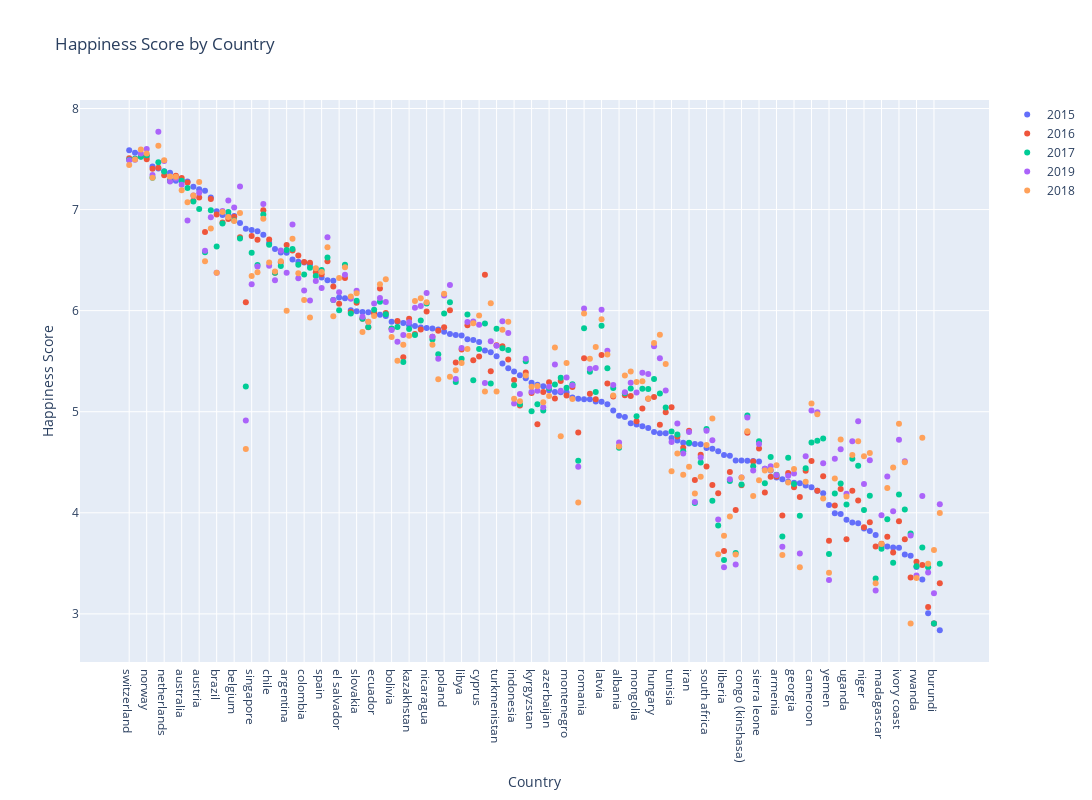

The notebook cell saved with this chart:
### Code cell
fig = go.Figure()
fig.add_trace(go.Scatter(x=list(df_2015.Country), y=list(df_2015["Score"]), mode='markers', name='2015'))
fig.add_trace(go.Scatter(x=list(df_2016.Country), y=list(df_2016["Score"]), mode='markers', name='2016'))
fig.add_trace(go.Scatter(x=list(df_2017.Country), y=list(df_2017["Score"]), mode='markers', name='2017'))
fig.add_trace(go.Scatter(x=list(df_2018.Country), y=list(df_2019["Score"]), mode='markers', name='2019'))
fig.add_trace(go.Scatter(x=list(df_2019.Country), y=list(df_2018["Score"]), mode='markers', name='2018'))
fig.update_layout(title='Happiness Score by Country', xaxis_title='Country', yaxis_title='Happiness Score', width=1400, height=800)

### Figure 1 — Plotly figure (JSON) as saved in the notebook; plotly's stock layout.template omitted (floating-point values rounded to 4 significant figures; data arrays with more than 128 entries replaced by an {"elided": "..."} marker saying what was removed)
{"data": [{"mode": "markers", "name": "2015", "type": "scatter", "x": {"elided": "140 str values"}, "y": {"elided": "140 float values"}}, {"mode": "markers", "name": "2016", "type": "scatter", "x": {"elided": "140 str values"}, "y": {"elided": "140 float values"}}, {"mode": "markers", "name": "2017", "type": "scatter", "x": {"elided": "140 str values"}, "y": {"elided": "140 float values"}}, {"mode": "markers", "name": "2019", "type": "scatter", "x": {"elided": "140 str values"}, "y": {"elided": "140 float values"}}, {"mode": "markers", "name": "2018", "type": "scatter", "x": {"elided": "140 str values"}, "y": {"elided": "140 float values"}}], "layout": {"height": 800, "title": {"text": "Happiness Score by Country"}, "width": 1400, "xaxis": {"title": {"text": "Country"}}, "yaxis": {"title": {"text": "Happiness Score"}}}}
